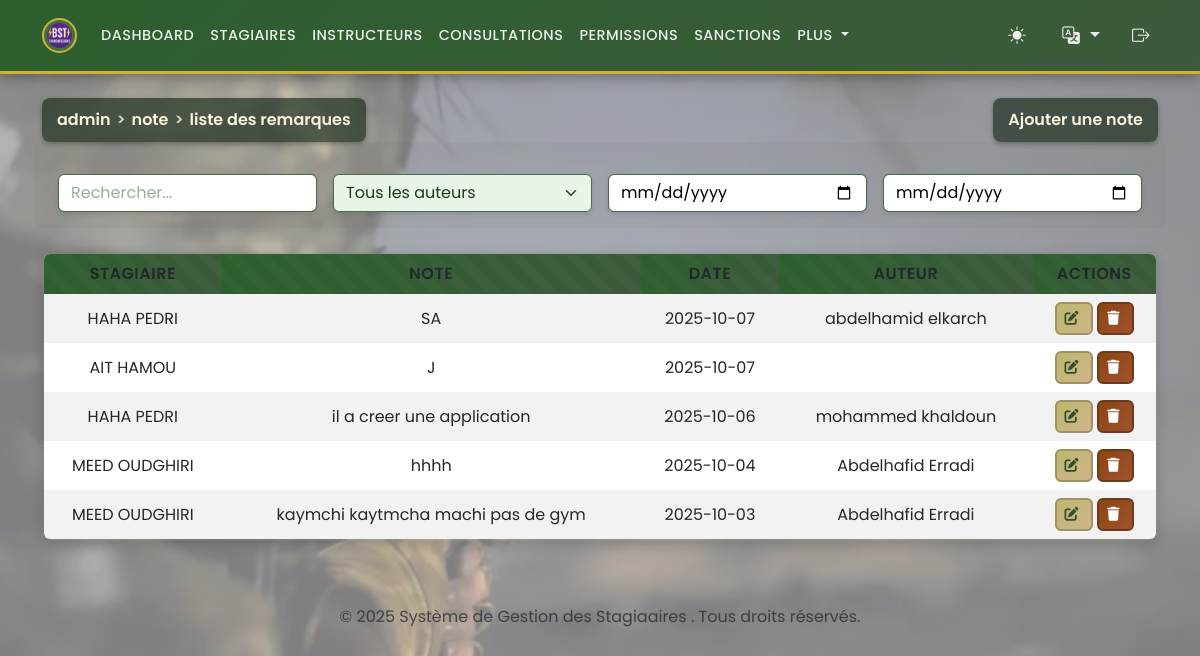
Screenshot of /admin/manage_notes.php (signed in) with the database file from the repository.
### tables this page shows
CREATE TABLE `remarques` (
  `id` int(11) NOT NULL,
  `id_stagiaire` int(11) NOT NULL,
  `remarque` text NOT NULL,
  `date_remarque` date DEFAULT curdate(),
  `auteur_id` int(11) DEFAULT NULL
);

CREATE TABLE `stagiaires` (
  `id` int(11) NOT NULL,
  `matricule` varchar(50) NOT NULL,
  `nom` varchar(100) NOT NULL,
  `prenom` varchar(100) NOT NULL,
  `date_naissance` date DEFAULT NULL,
  `adresse` text DEFAULT NULL,
  `telephone` varchar(20) DEFAULT NULL,
  `email` varchar(100) DEFAULT NULL,
  `groupe_sanguin` enum('A+','A-','B+','B-','AB+','AB-','O+','O-') DEFAULT NULL,
  `photo` varchar(255) DEFAULT NULL,
  `grade` enum('Lieutenant','Sous-Lieutenant','Adjudant Chef','Adjudant','Sergent Chef','Sergent','Caporal Chef','Caporal','2 eme Classe','1er Classe') DEFAULT NULL,
  `date_inscription` date DEFAULT curdate(),
  `id_stage` int(11) NOT NULL,
  `id_specialite` int(11) NOT NULL
);

CREATE TABLE `users` (
  `id` int(11) NOT NULL,
  `username` varchar(50) NOT NULL,
  `password` varchar(255) NOT NULL,
  `role` enum('admin','secretaire','docteur') NOT NULL,
  `nom` varchar(100) DEFAULT NULL,
  `prenom` varchar(100) DEFAULT NULL,
  `email` varchar(100) DEFAULT NULL,
  `created_at` timestamp NOT NULL DEFAULT current_timestamp()
);

### functions.php (called while the page is built, shortened)
<?php
if (isset($_GET['lang'])) {
    $lang = $_GET['lang'];
    $_SESSION['lang'] = $lang;
} elseif (isset($_SESSION['lang'])) {
    $lang = $_SESSION['lang'];
} else {
    $lang = 'fr';
    $_SESSION['lang'] = $lang;
}
$lang_file = __DIR__ . '/lang/' . $lang . '.php';
if (file_exists($lang_file)) {
    $translations = include $lang_file;
} else {
    $translations = include __DIR__ . '/lang/fr.php';
}
?>

### admin/manage_notes.php (the view, shortened to what this page needs)
<?php
require '../functions.php';
$notes = $pdo->query("
    SELECT r.*, s.nom, s.prenom, u.nom AS auteur_nom, u.prenom AS auteur_prenom
    FROM remarques r
    JOIN stagiaires s ON r.id_stagiaire = s.id
    LEFT JOIN users u ON r.auteur_id = u.id
    ORDER BY r.date_remarque DESC
")->fetchAll();
?>
<?php include '../templates/header.php'; ?>
<div class="d-flex justify-content-between align-items-center mb-3">
<div class="breadcrumb-header"><?php echo htmlspecialchars($translations['breadcrumb_admin']); ?> <span>></span> <?php echo htmlspecialchars($translations['breadcrumb_note']); ?> <span>></span> <?php echo htmlspecialchars($translations['breadcrumb_liste_notes']); ?></div>
<button class="breadcrumb-header" data-bs-toggle="modal" data-bs-target="#addNoteModal"><?php echo htmlspecialchars($translations['add_note']); ?></button>
</div>
<div class="mb-3 row g-3 align-items-center">
    <div class="col">
        <input type="text" id="searchInput" class="form-control" placeholder="<?php echo htmlspecialchars($translations['search']); ?>">
    </div>
    <div class="col">
        <select id="filterAuteur" class="form-select">
            <option value=""><?php echo htmlspecialchars($translations['all_authors']); ?></option>
        </select>
    </div>
    <div class="col">
        <input type="date" id="dateFrom" class="form-control" placeholder="<?php echo htmlspecialchars($translations['from_date']); ?>">
    </div>
    <div class="col">
        <input type="date" id="dateTo" class="form-control" placeholder="<?php echo htmlspecialchars($translations['to_date']); ?>">
    </div>
</div>
<table class="table table-striped table-responsive" style="border-radius: 0.5rem; overflow: hidden;">
    <thead>
        <tr>
            <th><?php echo htmlspecialchars($translations['trainee']); ?></th>
            <th><?php echo htmlspecialchars($translations['note']); ?></th>
            <th><?php echo htmlspecialchars($translations['date']); ?></th>
            <th><?php echo htmlspecialchars($translations['author']); ?></th>
            <th><?php echo htmlspecialchars($translations['actions']); ?></th>
        </tr>
    </thead>
    <tbody id="notesTableBody">
        <?php foreach ($notes as $note): ?>
        <tr data-stagiaire="<?php echo htmlspecialchars($note['nom'] . ' ' . $note['prenom']); ?>" data-auteur="<?php echo htmlspecialchars($note['auteur_id'] ? $note['auteur_nom'] . ' ' . $note['auteur_prenom'] : ''); ?>" data-date="<?php echo $note['date_remarque']; ?>">
            <td><?php echo htmlspecialchars($note['nom'] . ' ' . $note['prenom']); ?></td>
            <td><?php echo nl2br(htmlspecialchars($note['remarque'])); ?></td>
            <td><?php echo $note['date_remarque']; ?></td>
            <td><?php echo htmlspecialchars($note['auteur_id'] ? $note['auteur_nom'] . ' ' . $note['auteur_prenom'] : ''); ?></td>
            <td>
                <button class="btn btn-sm btn-warning" data-bs-toggle="modal" data-bs-target="#editNoteModal<?php echo $note['id']; ?>"><i class="fas fa-edit"></i></button>
                <form method="post" action="../actions/delete_note.php" style="display:inline-block;" onsubmit="return confirm('<?php echo htmlspecialchars($translations['confirm_delete_note']); ?>');">
                    <button type="submit" class="btn btn-sm btn-danger"><i class="fas fa-trash"></i></button>
                </form>
            </td>
        </tr>
        <?php endforeach; ?>
    </tbody>
</table>
<?php include '../templates/footer.php'; ?>

### templates/header.php (style rules this page uses)
:root { --body-bg: #ffffff; --body-color: #000000; --military-primary: #2C5F2D; --military-secondary: #3D5A3C; --military-accent: #8B7355; --military-gold: #D4AF37; --military-dark: #1A3A1A; }
body { background-color: var(--body-bg) !important; color: var(--body-color) !important; font-family: 'Poppins', sans-serif; transition: background-color 0.3s ease; }
body::before { content: ''; position: fixed; top: 0; left: 0; width: 100%; height: 100%; background: url('/pbst_app/images/bg1.webp') no-repeat center center fixed; background-size: cover; opacity: 0.5; z-index: -1; }
input.form-control, textarea.form-control { background-color: var(--body-bg) !important; color: var(--body-color) !important; border-color: #ced4da; transition: all 0.3s ease; }
input.form-control::placeholder, textarea.form-control::placeholder { color: var(--body-color); opacity: 0.7; }
table { background: linear-gradient(135deg, rgba(76, 91, 65, 0.15) 0%, rgba(58, 73, 47, 0.10) 100%); border-radius: 12px; overflow: hidden; width: 100%; border: 2px solid var(--military-secondary); box-shadow: 0 4px 12px rgba(0, 0, 0, 0.15); position: relative; }
table::before { content: ''; position: absolute; top: 0; left: 0; right: 0; bottom: 0; background: repeating-linear-gradient( 45deg, transparent, transparent 10px, rgba(255, 255, 255, 0.02) 10px, rgba(255, 255, 255, 0.02) 20px ); pointer-events: none; border-radius: 12px; }
table th { background: linear-gradient(135deg, var(--military-primary) 0%, var(--military-secondary) 100%); color: #fff; text-align: center; vertical-align: middle; font-weight: 600; text-transform: uppercase; letter-spacing: 0.5px; border-bottom: 2px solid var(--military-gold); }
table td, table th { text-align: center; vertical-align: middle; padding: 0.75rem; border: none; }
table tbody tr { transition: all 0.3s ease; }
.btn { border-radius: 6px; font-weight: 600; text-transform: uppercase; letter-spacing: 0.5px; transition: all 0.3s ease; border: 2px solid transparent; position: relative; overflow: hidden; }
.btn::before { content: ''; position: absolute; top: 0; left: -100%; width: 100%; height: 100%; background: linear-gradient(90deg, transparent, rgba(255, 255, 255, 0.2), transparent); transition: left 0.5s; }
.btn-warning { background: linear-gradient(135deg, #BDB76B 0%, #D2B48C 100%); color: #2F4F2F; border-color: #A09162; }
.btn-danger { background: linear-gradient(135deg, #8B4513 0%, #A0522D 100%); color: #fff; border-color: #6B3A1A; }
.btn i { font-weight: 900; margin-right: 0.25rem; }
.form-control, .form-select { background-color: #E8F5E8 !important; color: #1A3A1A !important; border: 1px solid #4A6B4A !important; border-radius: 0.375rem !important; box-shadow: 0 2px 4px rgba(0, 0, 0, 0.1) !important; font-family: 'Poppins', sans-serif !important; padding: 0.375rem 0.75rem !important; transition: all 0.3s ease !important; }
.form-control::placeholder { color: #6B8E6B !important; }
.mb-3.row.g-3.align-items-center { background: rgba(76, 91, 65, 0.05) !important; padding: 1rem !important; border-radius: 0.5rem !important; margin-bottom: 1.5rem !important; }
.breadcrumb-header { background: rgba(34, 49, 34, 0.7); color: #f5f5dc; font-weight: 600; font-family: 'Poppins', sans-serif; padding: 10px 15px; border-radius: 8px; display: flex; align-items: center; box-shadow: 0 2px 5px rgba(0, 0, 0, 0.3); cursor: pointer; border: none; outline: none; }
.breadcrumb-header span { margin: 0 6px; color: #d2d2b4; }

### rows the page displays
remarques: id_stagiaire.prenom "HAHA PEDRI", remarque "SA", date_remarque "2025-10-07", auteur.prenom "abdelhamid elkarch"
remarques: id_stagiaire.prenom "AIT HAMOU", remarque "J", date_remarque "2025-10-07"
remarques: id_stagiaire.prenom "HAHA PEDRI", remarque "il a creer une application", date_remarque "2025-10-06", auteur.prenom "mohammed khaldoun"
remarques: id_stagiaire.prenom "MEED OUDGHIRI", remarque "hhhh", date_remarque "2025-10-04", auteur.prenom "Abdelhafid Erradi"
remarques: id_stagiaire.prenom "MEED OUDGHIRI", remarque "kaymchi kaytmcha machi pas de gym", date_remarque "2025-10-03", auteur.prenom "Abdelhafid Erradi"

### other values shown
$translations['dashboard'] "DASHBOARD"
$translations['trainees'] "STAGIAIRES"
$translations['Instructeurs'] "INSTRUCTEURS"
$translations['consultations'] "CONSULTATIONS"
$translations['permissions'] "PERMISSIONS"
$translations['sanctions'] "SANCTIONS"
$translations['plus'] "PLUS"
$translations['breadcrumb_admin'] "admin"
$translations['breadcrumb_note'] "note"
$translations['breadcrumb_liste_notes'] "liste des remarques"
$translations['add_note'] "Ajouter une note"
$translations['trainee'] "STAGIAIRE"
$translations['note'] "NOTE"
$translations['date'] "DATE"
$translations['author'] "AUTEUR"
